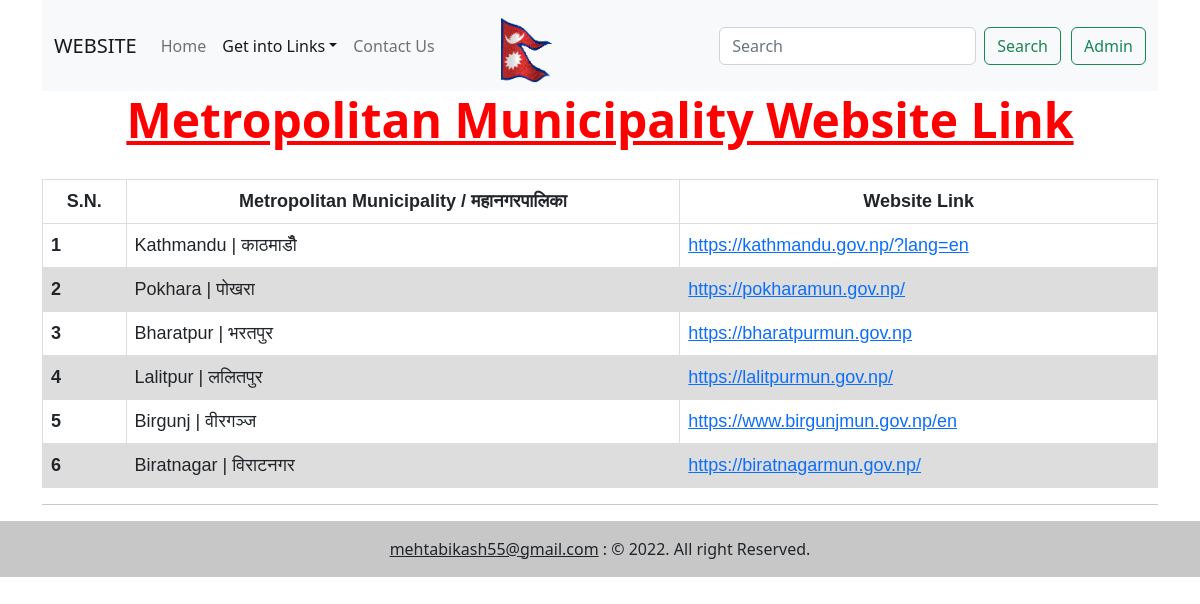
The app's page /metropolitans with its own data.
### link/models.py (models this page shows, shortened)
class metropolitan(models.Model):
    Website_Title = models.CharField(max_length=150)
    Website_Link = models.CharField(max_length=100)

### link/views.py (the view)
# urls.py: path('metropolitans', views.metropolitans, name='metropolitans'),
def metropolitans(request):
    if 'query' in request.GET:
        query = request.GET['query']
        data = metropolitan.objects.filter(Website_Title__icontains = query)
    else:
        data = metropolitan.objects.all()
    context = {'metro' : data}
    return render(request, 'metropolitan.html', context)

### templates/metropolitan.html (shortened to what this page needs)
{% extends "base.html" %}
{% block linkactive %}active{% endblock linkactive %}
{% load static %}
{% block body %}
<div class="container">
    <h1 class="top">Metropolitan Municipality Website Link</h1>
</div>
<div class="container">
    <table class="table">
        <thead>
          <tr>
            <th scope="col" class="top1">S.N.</th>
            <th scope="col" class="top1">Metropolitan Municipality / महानगरपालिका</th>
            <th scope="col" class="top1">Website Link</th>
          </tr>
        </thead>
        <tbody>
          {% for metropolitan in metro %}
            <tr>
              <th scope="row">{{forloop.counter}}</th>
              <td>{{metropolitan.Website_Title}}</td>
              <td><a href="{{metropolitan.Website_Link}}" target="_blank">{{metropolitan.Website_Link}}</a></td>
            </tr>
          {% endfor %}
        </tbody>
      </table>
       <hr>
</div>
{% endblock body %}

### static/css/style.css (style rules this page uses)
.top { text-align: center; color: red; font-size: 48px; font-weight: 800; margin-bottom: 30px; text-decoration: underline; }
.top1 { text-align: center; }
table { font-family: arial, sans-serif; border-collapse: collapse; width: 100%; font-size: 18px; }
td, th { border: 1px solid #dddddd; text-align: left; padding: 10px; }
tr:nth-child(even) { background-color: #dddddd; }

### records on screen
metropolitan: Website_Title "Kathmandu | काठमाडौँ", Website_Link "https://kathmandu.gov.np/?lang=en"
metropolitan: Website_Title "Pokhara | पोखरा", Website_Link "https://pokharamun.gov.np/"
metropolitan: Website_Title "Bharatpur | भरतपुर", Website_Link "https://bharatpurmun.gov.np"
metropolitan: Website_Title "Lalitpur | ललितपुर", Website_Link "https://lalitpurmun.gov.np/"
metropolitan: Website_Title "Birgunj | वीरगञ्ज", Website_Link "https://www.birgunjmun.gov.np/en"
metropolitan: Website_Title "Biratnagar | विराटनगर", Website_Link "https://biratnagarmun.gov.np/"
